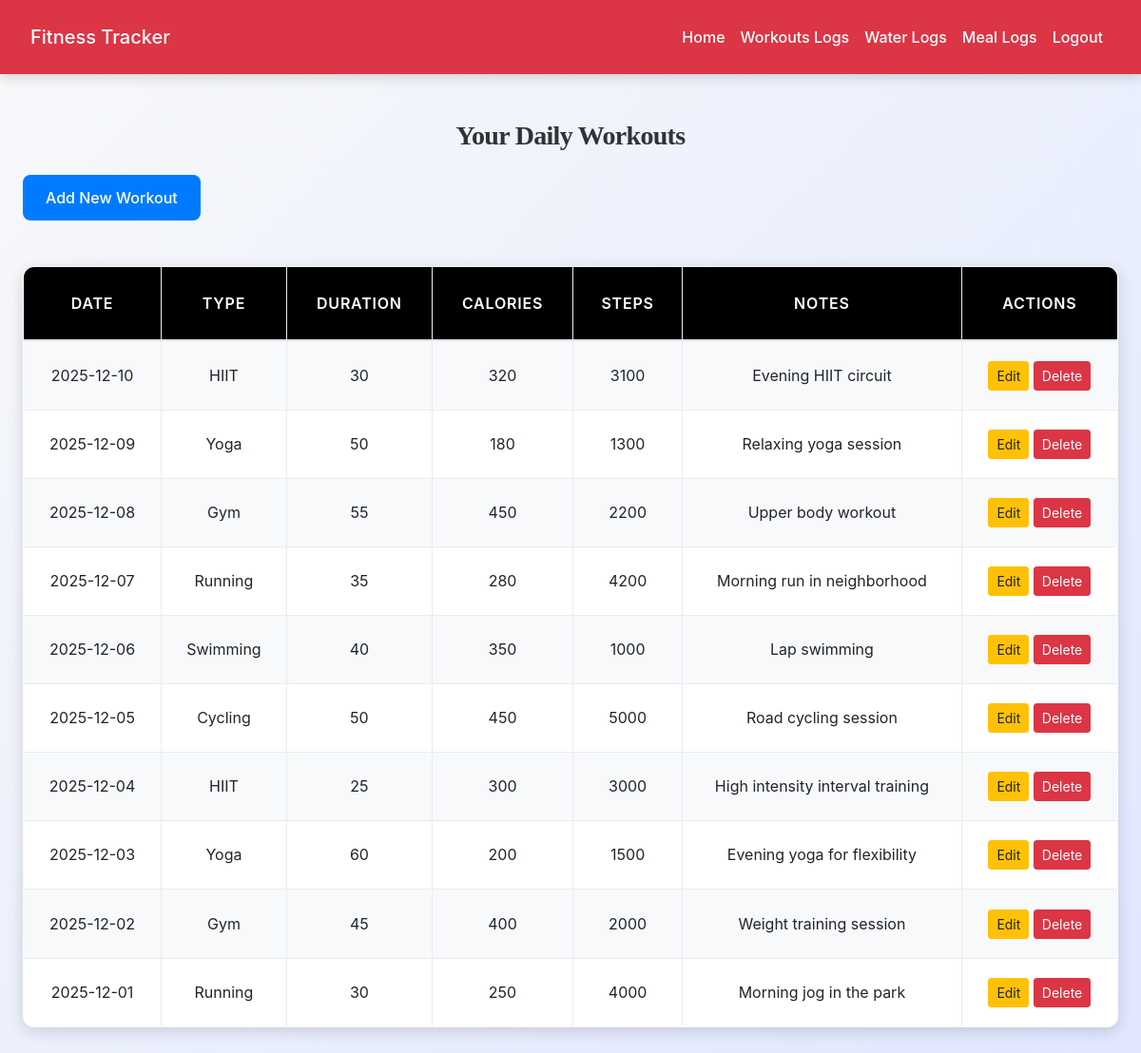
Screenshot of /user/view_workouts.php (signed in) with the database file from the repository.
### tables this page shows
CREATE TABLE `daily_workouts` (
  `id` int(11) NOT NULL,
  `user_id` int(11) NOT NULL,
  `log_date` date NOT NULL,
  `workout_type` varchar(150) DEFAULT NULL,
  `duration_minutes` int(11) DEFAULT 0,
  `calories_burned` int(11) DEFAULT 0,
  `steps` int(11) DEFAULT 0,
  `notes` text DEFAULT NULL,
  `created_at` timestamp NOT NULL DEFAULT current_timestamp()
);

### user/view_workouts.php (the view, shortened to what this page needs)
<?php
include('../config.php');
$user_id = $_SESSION['id'];
$result = mysqli_query($conn, "SELECT * FROM daily_workouts WHERE user_id=$user_id ORDER BY log_date DESC");
?>
<!DOCTYPE html>
<html lang="en">
<head>
    <link rel="stylesheet" href="https://maxcdn.bootstrapcdn.com/bootstrap/4.5.2/css/bootstrap.min.css">
    <link rel="stylesheet" href="../css/style.css">
</head>
<body>
<?php include('navbar.php'); ?>
<div class="container mt-5">
    <h3 class="mb-4">Your Daily Workouts</h3>
    <a href="add_workout.php" class="btn btn-primary mb-3">Add New Workout</a>
    <table class="table table-bordered table-striped">
        <thead>
            <tr>
                <th>Date</th>
                <th>Type</th>
                <th>Duration</th>
                <th>Calories</th>
                <th>Steps</th>
                <th>Notes</th>
                <th>Actions</th>
            </tr>
        </thead>
        <tbody>
        <?php while($row = mysqli_fetch_assoc($result)): ?>
            <tr>
                <td><?= htmlspecialchars($row['log_date']); ?></td>
                <td><?= htmlspecialchars($row['workout_type']); ?></td>
                <td><?= htmlspecialchars($row['duration_minutes']); ?></td>
                <td><?= htmlspecialchars($row['calories_burned']); ?></td>
                <td><?= htmlspecialchars($row['steps']); ?></td>
                <td><?= htmlspecialchars($row['notes']); ?></td>
                <td>
                    <a href="edit_workout.php?id=<?= $row['id']; ?>" class="btn btn-sm btn-warning">Edit</a>
                    <a href="?delete=<?= $row['id']; ?>" class="btn btn-sm btn-danger" onclick="return confirm('Delete this log?');">Delete</a>
                </td>
            </tr>
        <?php endwhile; ?>
        </tbody>
    </table>
</div>
</body>
</html>

### css/style.css (style rules this page uses)
:root { --primary: #007bff; --secondary: #6c757d; --success: #28a745; --info: #17a2b8; --warning: #ffc107; --danger: #dc3545; --light: #f8f9fa; --dark: #2d3436; --accent: #ff6f61; --highlight: #6f42c1; --shadow: rgba(0, 0, 0, 0.15); --transition: all 0.3s ease-in-out; }
body { font-family: 'Inter', 'Segoe UI', Tahoma, Geneva, Verdana, sans-serif; background: linear-gradient(135deg, var(--light) 0%, #e0e7ff 100%); color: var(--dark); line-height: 1.8; margin: 0; padding: 0; min-height: 100vh; font-size: 16px; }
h1, h2, h3, h4 { text-align: center; margin: 2.5rem 0; font-family: 'Georgia', 'Times New Roman', serif; color: var(--dark); font-weight: 700; letter-spacing: -0.025em; }
h3 { font-size: 1.75rem; }
.container { max-width: 1200px; margin: 0 auto 3rem; padding: 0 1.5rem; }
.table { width: 100%; border-collapse: collapse; margin: 2rem 0; font-size: 1rem; background-color: #ffffff; border-radius: 12px; overflow: hidden; box-shadow: 0 4px 16px var(--shadow); transition: var(--transition); }
.table th, .table td { padding: 1.25rem; border: 1px solid #e9ecef; text-align: center; vertical-align: middle; }
.table thead th { background-color: rgb(0, 0, 0); color: white; font-weight: 600; text-transform: uppercase; letter-spacing: 0.05em; padding: 1.5rem; }
.table tbody tr { transition: var(--transition); }
.table tbody tr:nth-child(odd) { background-color: var(--light); }
.btn-primary { background-color: var(--primary); color: #fff; border: none; border-radius: 8px; padding: 0.75rem 1.5rem; font-size: 1rem; font-weight: 500; cursor: pointer; transition: var(--transition); display: inline-flex; align-items: center; justify-content: center; }
a { color: var(--primary); text-decoration: none; font-weight: 500; transition: var(--transition); }

### rows the page displays
daily_workouts: log_date "2025-12-10", workout_type "HIIT", duration_minutes "30", calories_burned "320", steps "3100", notes "Evening HIIT circuit"
daily_workouts: log_date "2025-12-09", workout_type "Yoga", duration_minutes "50", calories_burned "180", steps "1300", notes "Relaxing yoga session"
daily_workouts: log_date "2025-12-08", workout_type "Gym", duration_minutes "55", calories_burned "450", steps "2200", notes "Upper body workout"
daily_workouts: log_date "2025-12-07", workout_type "Running", duration_minutes "35", calories_burned "280", steps "4200", notes "Morning run in neighborhood"
daily_workouts: log_date "2025-12-06", workout_type "Swimming", duration_minutes "40", calories_burned "350", steps "1000", notes "Lap swimming"
daily_workouts: log_date "2025-12-05", workout_type "Cycling", duration_minutes "50", calories_burned "450", steps "5000", notes "Road cycling session"
daily_workouts: log_date "2025-12-04", workout_type "HIIT", duration_minutes "25", calories_burned "300", steps "3000", notes "High intensity interval training"
daily_workouts: log_date "2025-12-03", workout_type "Yoga", duration_minutes "60", calories_burned "200", steps "1500", notes "Evening yoga for flexibility"
daily_workouts: log_date "2025-12-02", workout_type "Gym", duration_minutes "45", calories_burned "400", steps "2000", notes "Weight training session"
daily_workouts: log_date "2025-12-01", workout_type "Running", duration_minutes "30", calories_burned "250", steps "4000", notes "Morning jog in the park"
